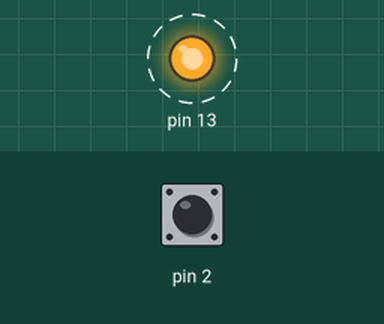
Bench run of a sketch on a simulated Arduino Uno, built with avr-gcc and run on an emulated ATmega328P. On the bench: output pins drawn as LEDs (lit = HIGH). Dashed ring = blinking. Inputs (shaded band) come from the test bench; at power-on: pin 2 HIGH.

Above: at 0.9 s.
1.3 s: pin 2 driven LOW
At 2.3 s:
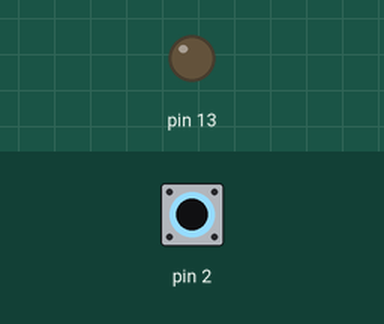
2.9 s: pin 2 driven HIGH
At 3.4 s:
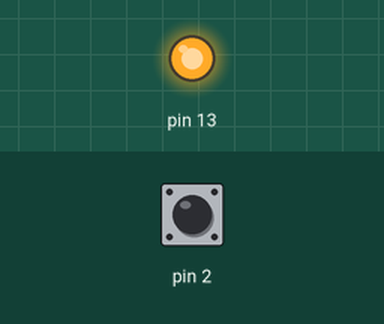
5.9 s: pin 2 pulsed LOW 2 times (0.12 s each, 0.3 s apart)
At 8.7 s:
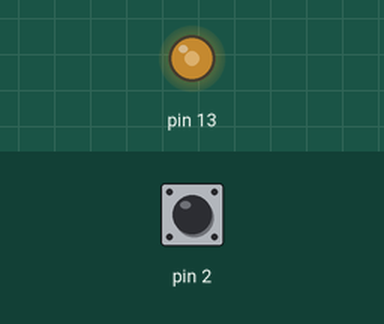
9.5 s: pin 2 pulsed LOW 5 times (0.12 s each, 0.3 s apart)
Timing chart, 0 to 13.5 s (numbered marks = the images above; inputs shaded):
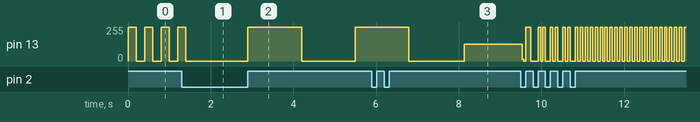

Measured:
- after the input at 1.3 s, pin 13: goes on until 1.4 s, then stays 0/255
- after the input at 2.9 s, pin 13: 0/255 → 255/255 at once, → 0/255 1.3 s later, → 255/255 1.3 s later
- by itself, pin 13: alternates 255/255 for 0.20 s and 0/255 for 0.20 s

The sketch:

LMC2_1819_TP04_MIGM.ino
```cpp
#define LED_ON digitalWrite(13, 1)
#define LED_OFF digitalWrite(13, 0)
#define BTN digitalRead(2)

#include "Arduino.h"

void setup(){
	pinMode(13, OUTPUT);
	pinMode(2, INPUT);
	attachInterrupt(digitalPinToInterrupt(2), calTemps, FALLING);
	LED_OFF;
}

int temps=200;
int tempsPre;
int tempsCout;
boolean ok = true;

void loop(){
	while(ok){
		LED_ON;
		delay(temps);
		LED_OFF;
		delay(temps);
	}
	tempsPre=millis();
	while(!BTN){
	}
	tempsCout=millis();
	temps=tempsCout-tempsPre;
	ok=true;
}

void calTemps(){
	ok = false;
}
```
